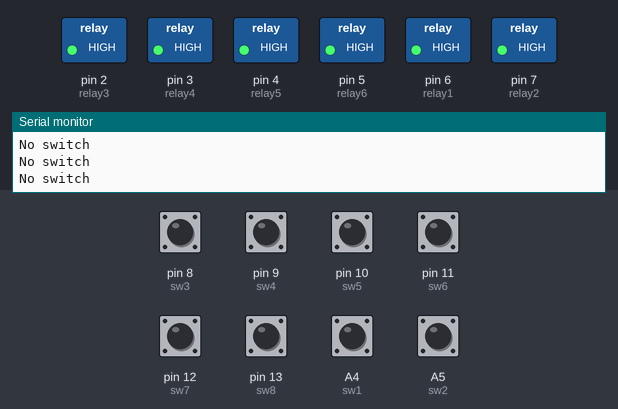
This sketch was run on a simulated Arduino Uno, built with avr-gcc and run on an emulated ATmega328P. Parts: switched loads named in the sketch (green lamp = pin HIGH), the last lines printed to the serial monitor. The test bench sets the inputs (shaded band); at power-on: A4 (sw1), A5 (sw2), pin 8 (sw3), pin 9 (sw4), pin 10 (sw5), pin 11 (sw6), pin 12 (sw7), pin 13 (sw8) HIGH.

Above: at 1.2 s.
1.3 s: pin 8 (sw3) pulled LOW for 0.15 s
At 1.38 s:
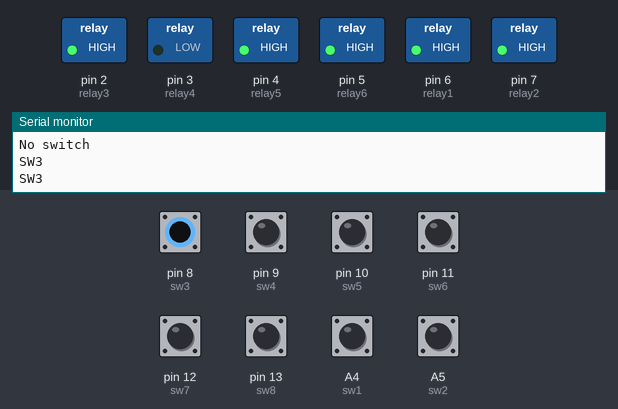
2.9 s: pin 9 (sw4) pulled LOW for 0.15 s
At 2.98 s:
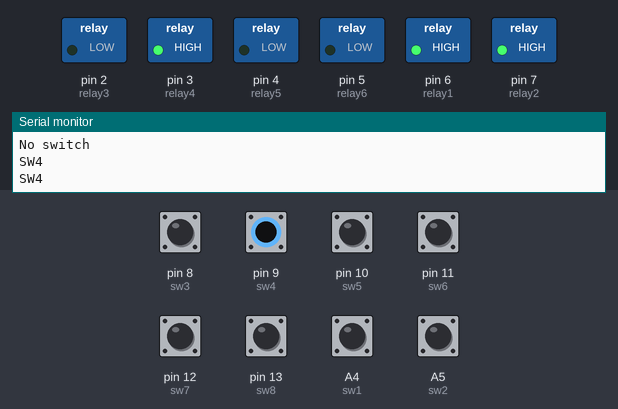
4.5 s: pin 10 (sw5) pulled LOW for 0.15 s
At 4.58 s:
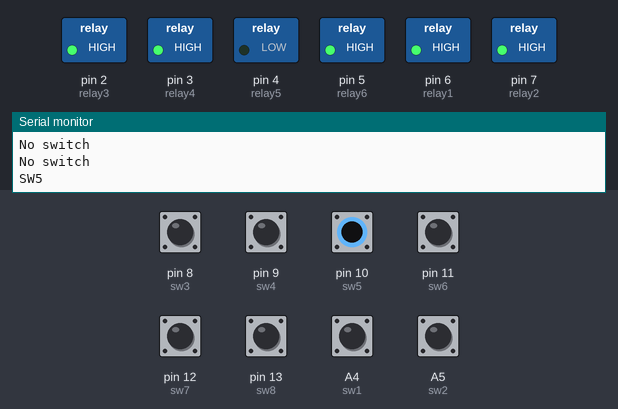
6.1 s: pin 11 (sw6) pulled LOW for 0.15 s
At 6.18 s:
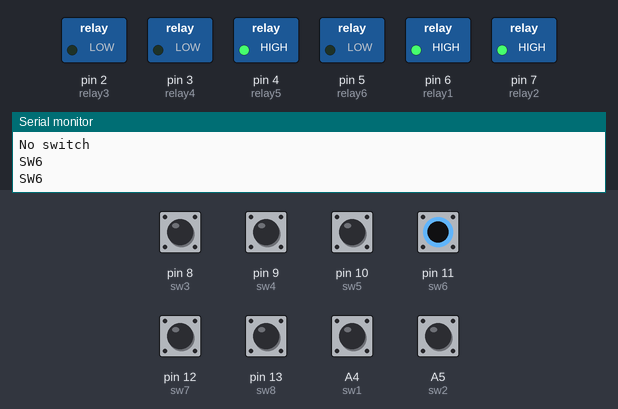
7.7 s: pin 12 (sw7) pulled LOW for 0.15 s
At 7.78 s:
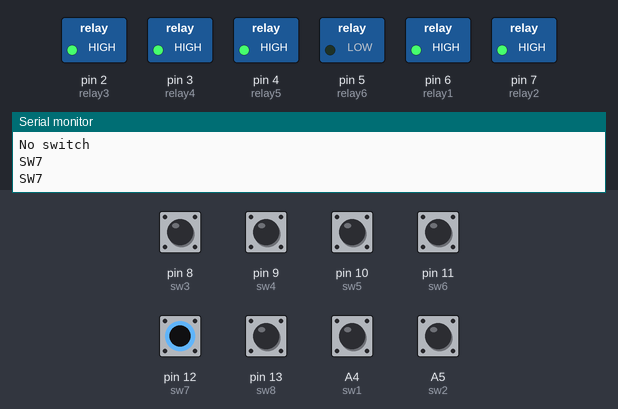
9.3 s: pin 13 (sw8) pulled LOW for 0.15 s
At 9.38 s:
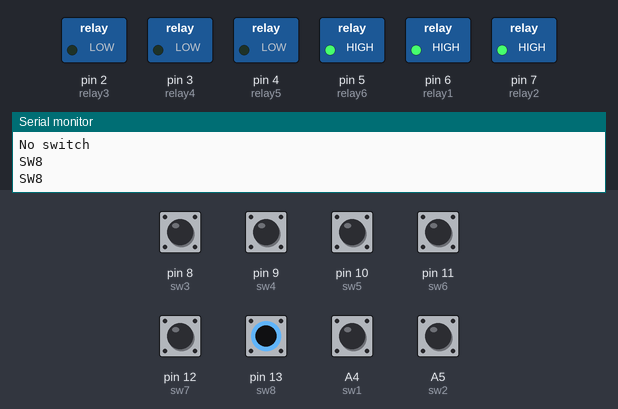
Timing chart, 0 to 11.9 s (numbered marks = the images above; inputs shaded):
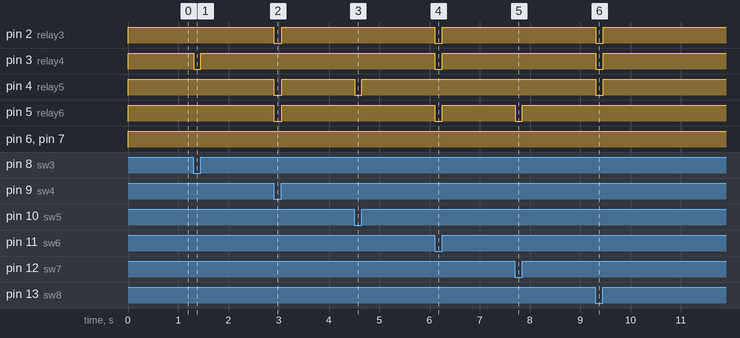

Measured:
- after the input at 1.3 s, pin 3 (relay4): HIGH → LOW at once, → HIGH 0.15 s later
- after the input at 2.9 s, pin 2 (relay3), pin 4 (relay5), pin 5 (relay6): HIGH → LOW at once, → HIGH 0.15 s later
- after the input at 4.5 s, pin 4 (relay5): HIGH → LOW at once, → HIGH 0.15 s later
- after the input at 6.1 s, pin 2 (relay3), pin 3 (relay4), pin 5 (relay6): HIGH → LOW at once, → HIGH 0.15 s later
- after the input at 7.7 s, pin 5 (relay6): HIGH → LOW at once, → HIGH 0.15 s later
- after the input at 9.3 s, pin 2 (relay3), pin 3 (relay4), pin 4 (relay5): HIGH → LOW at once, → HIGH 0.15 s later

The sketch:

arm.ino
```cpp
const int sw1 = A4;
const int sw2 = A5;
const int sw3 = 8;
const int sw4 = 9;
const int sw5 = 10;
const int sw6 = 11;
const int sw7 = 12;
const int sw8 = 13;
const int relay1 = 6;
const int relay2 = 7;
const int relay3 = 2;
const int relay4 = 3;
const int relay5 = 4;
const int relay6 = 5;

void setup() {

  //start serial connection

  Serial.begin(9600);

  pinMode(sw1, INPUT_PULLUP);
  pinMode(sw2, INPUT_PULLUP);
  pinMode(sw3, INPUT_PULLUP);
  pinMode(sw4, INPUT_PULLUP);
  pinMode(sw5, INPUT_PULLUP);
  pinMode(sw6, INPUT_PULLUP);
  pinMode(sw7, INPUT_PULLUP);
  pinMode(sw8, INPUT_PULLUP);

  pinMode(relay1, OUTPUT);
  pinMode(relay2, OUTPUT);
  pinMode(relay3, OUTPUT);
  pinMode(relay4, OUTPUT);
  pinMode(relay5, OUTPUT);
  pinMode(relay6, OUTPUT);

}

void loop() {

  //read the pushbutton value into a variable

  int sw1val = digitalRead(sw1);
  int sw2val = digitalRead(sw2);
  int sw3val = digitalRead(sw3);
  int sw4val = digitalRead(sw4);
  int sw5val = digitalRead(sw5);
  int sw6val = digitalRead(sw6);
  int sw7val = digitalRead(sw7);
  int sw8val = digitalRead(sw8);

  if (sw1val == LOW ) {

    digitalWrite(relay1, LOW);
    digitalWrite(relay2, HIGH);
    digitalWrite(relay3, HIGH);
    digitalWrite(relay4, HIGH);
    digitalWrite(relay5, HIGH);
    digitalWrite(relay6, HIGH);
    Serial.println("SW1");

  } else if (sw2val == LOW ) {
    digitalWrite(relay1, HIGH);
    digitalWrite(relay2, LOW);
    digitalWrite(relay3, HIGH);
    digitalWrite(relay4, HIGH);
    digitalWrite(relay5, HIGH);
    digitalWrite(relay6, HIGH);

    Serial.println("SW2");

  } else if (sw3val == LOW ) {

    digitalWrite(relay1, HIGH);
    digitalWrite(relay2, HIGH);
    digitalWrite(relay3, HIGH);
    digitalWrite(relay4, LOW);
    digitalWrite(relay5, HIGH);
    digitalWrite(relay6, HIGH);

    Serial.println("SW3");

  } else if (sw4val == LOW ) {

    digitalWrite(relay1, HIGH);
    digitalWrite(relay2, HIGH);
    digitalWrite(relay3, LOW);
    digitalWrite(relay4, HIGH);
    digitalWrite(relay5, LOW);
    digitalWrite(relay6, LOW);
    Serial.println("SW4");

  } else if (sw5val == LOW ) {

    digitalWrite(relay1, HIGH);
    digitalWrite(relay2, HIGH);
    digitalWrite(relay3, HIGH);
    digitalWrite(relay4, HIGH);
    digitalWrite(relay5, LOW);
    digitalWrite(relay6, HIGH);
    Serial.println("SW5");

  } else if (sw6val == LOW ) {

    digitalWrite(relay1, HIGH);
    digitalWrite(relay2, HIGH);
    digitalWrite(relay3, LOW);
    digitalWrite(relay4, LOW);
    digitalWrite(relay5, HIGH);
    digitalWrite(relay6, LOW);
    Serial.println("SW6");

  } else if (sw7val == LOW ) {

    digitalWrite(relay1, HIGH);
    digitalWrite(relay2, HIGH);
    digitalWrite(relay3, HIGH);
    digitalWrite(relay4, HIGH);
    digitalWrite(relay5, HIGH);
    digitalWrite(relay6, LOW);
    Serial.println("SW7");

  } else if (sw8val == LOW ) {

    digitalWrite(relay1, HIGH);
    digitalWrite(relay2, HIGH);
    digitalWrite(relay3, LOW);
    digitalWrite(relay4, LOW);
    digitalWrite(relay5, LOW);
    digitalWrite(relay6, HIGH);
    Serial.println("SW8");

  } else{
    digitalWrite(relay1, HIGH);
    digitalWrite(relay2, HIGH);
    digitalWrite(relay3, HIGH);
    digitalWrite(relay4, HIGH);
    digitalWrite(relay5, HIGH);
    digitalWrite(relay6, HIGH);
    Serial.println("No switch");

  }

}
```
